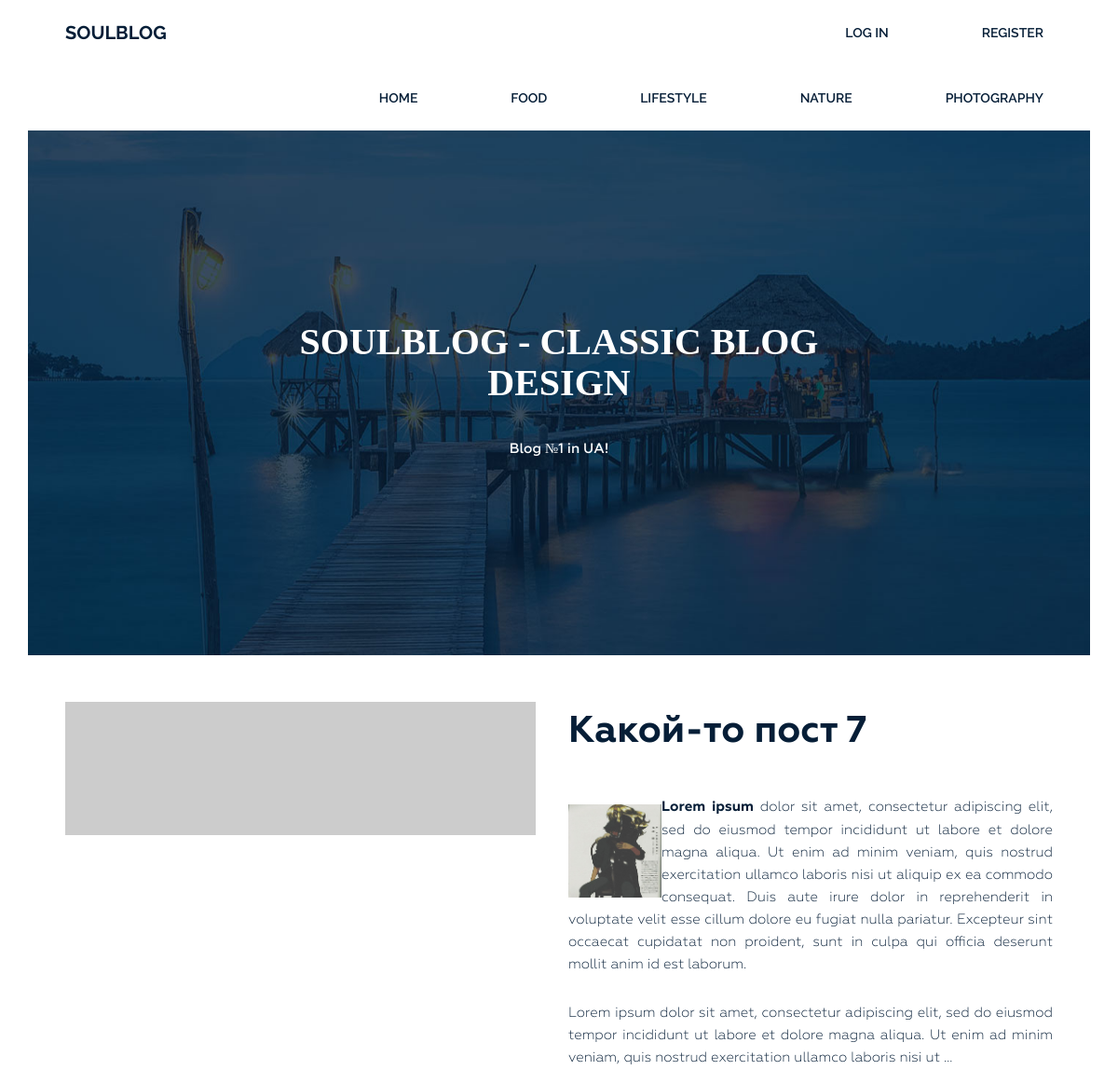
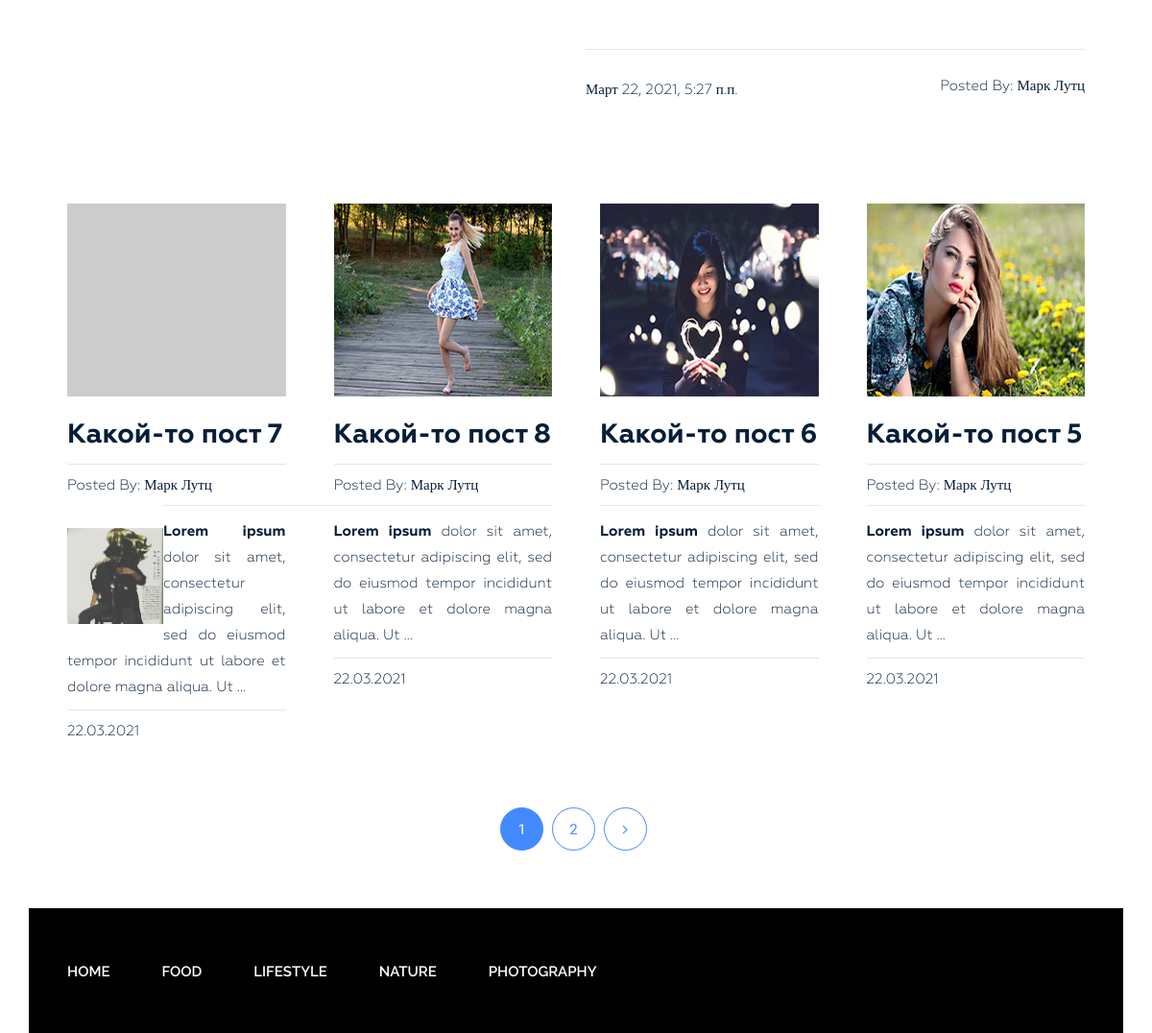
The page / on the database its author committed (2 pictures, top to bottom).
### blog/models.py (models this page shows, shortened)
class Category(models.Model):
    title = models.CharField(max_length=255)
    slug = models.SlugField(max_length=255, verbose_name="url_category", unique=True)
    class Meta:
        verbose_name = "Категория(-ю)"
        verbose_name_plural = "Категории"
        ordering = ["title"]
    def get_absolute_url(self):
        return reverse("category",kwargs = {"slug":self.slug})

class Post(models.Model):
    title = models.CharField(max_length=255, verbose_name="Название")
    slug = models.SlugField(max_length=255, verbose_name="url_post", unique=True)
    author = models.CharField(max_length=100)
    content = models.TextField(blank=True)
    created_at = models.DateTimeField(auto_now_add=True, verbose_name="Опубликовано")
    photo = models.ImageField(upload_to="photos/%Y/%m/%d/", blank=True)
    views = models.IntegerField(default=0, verbose_name="Кол-во просмотров")
    category = models.ForeignKey(Category, on_delete=models.PROTECT,verbose_name="Категория", related_name="posts")
    tags = models.ManyToManyField(Tag, blank=True, verbose_name="Тэг", related_name="posts")
    class Meta:
        verbose_name = "Пост"
        verbose_name_plural = "Посты"
        ordering = ["-created_at"]
    def get_absolute_url(self):
        return reverse("post", kwargs={"slug":self.slug})

### blog/views.py (the view)
# urls.py: path("",Home.as_view(),name="home"),
class Home(ListView):
    model = Post
    template_name = "blog/index.html"
    context_object_name = "posts"
    paginate_by = 4
    def get_context_data(self, *, object_list=None, **kwargs):
        context = super().get_context_data(**kwargs)
        context["title"] = "Classic Blog Design"
        return context

### blog/templatetags/menu.py (called while the page is built)
@register.inclusion_tag('blog/menu_tpl.html')
def show_menu(menu_class='menu'):
    categories = Category.objects.all()
    return {"categories": categories, "menu_class": menu_class}

### blog/templates/blog/index.html (shortened to what this page needs)
{% extends "base.html" %}
{% load static %}
{% block content %}
<section class="bg-text-area">
            <div class="container">
                <div class="row">
                    <div class="col-md-12">
                        <div class="bg-text">
                            {% if request.user.is_authenticated %}
                                <h3>Welcome, {{ user.username }}</h3>
                            {% else %}
                                <h3>SoulBlog - Classic BLOG Design</h3>
                            {% endif %}
                            <p>Blog №1 in UA!</p>
                        </div>
                    </div>
                </div>
            </div>
        </section>
<section class="blog-post-area">
            <div class="container">
                <div class="row">
                    <div class="blog-post-area-style">
                            <div class="col-md-12">
                                <div class="single-post-big">
                                    {% if not posts %}
                                    <div class="big-image">
                                        <img src="{% static 'img/post-image1.jpg' %}" alt="">
                                    </div>
                                    <div class="big-text">
                                        <h3><a href="#">Post Title Goes Here.</a></h3>
                                        <p>Lorem ipsum dolor sit amet, consectetur adipisicing elit, sed do eiusmod tempor incididunt ut labore et dolore magna aliqua. Ut enim ad minim veniam, quis nostrud exercitation ullamco laboris nisi ut aliquip ex ea commodo consequat.</p>
                                        <p>Lorem ipsum dolor sit amet, consectetur adipisicing elit, sed do eiusmod tempor incididunt ut labore et dolore magna aliqua. Ut enim ad minim veniam.eiusmod tempor incididunt ut labore et dolore magna aliqua. Ut enim ad minim veniam.</p>
                                        <h4><span class="date">25 February 2017</span><span class="author">Posted By: <span class="author-name">Kabbo Liate</span></span></h4>
                                    </div>
                                    {% else %}
                                    {% with posts|first as post %}
                                    <div class="big-image">
                                        {% if post.photo %}
					                        <img src="{{post.photo.url}}" alt="{{ post.title }}">
					                    {% else %}
					                        <img src="https://picsum.photos/id/1060/300/201/?blur=1" alt="{{ post.title }}">
                                        {% endif %}
                                    </div>
                                    <div class="big-text">
                                        <h3><a href="{{ post.get_absolute_url }}">{{ post.title }}</a></h3>
                                        <p>{{post.content|truncatewords_html:100|safe}}</p>
                                        <h4><span class="date">{{post.created_at}}</span><span class="author">Posted By: <span class="author-name">{{post.author}}</span></span></h4>
                                    </div>
                                    {% endwith %}
					                {% endif %}
                                </div>
                            </div>
                            {% for post in posts %}
                            <div class="col-md-3">
                                <div class="single-post">
                                    {% if post.photo %}
					                    <img src="{{post.photo.url}}" alt="{{ post.title }}">
					                {% else %}
					                    <img src="https://picsum.photos/id/1060/300/201/?blur=1" alt="{{ post.title }}">
					                {% endif %}
                                    <h3><a href="{{ post.get_absolute_url }}">{{post.title}}</a></h3>
                                    <h4><span>Posted By: <span class="author-name">{{post.author}}</span></span>
                                    </h4>
                                    {{post.content|truncatewords_html:20|safe}}
                                    <h4><span>{{ post.created_at|date:"d.m.Y" }}</span></h4>
                                </div>
                            </div>
                            {% endfor %}
                    </div>
                </div>
            </div>
            {% if page_obj.has_other_pages %}
            <div class="pegination">
                <div class="nav-links">
                    {% for p in page_obj.paginator.page_range %}
                        {% if page_obj.number == p %}
                        <span class="page-numbers current">{{p}}</span>
                        {% elif p > page_obj.number|add:-3 and p < page_obj.number|add:3 %}
                        <a class="page-numbers" href="?page={{p}}">{{p}}</a>
                        {% endif %}
                    {% endfor %}
                    {% if page_obj.has_next %}
                        <a class="page-numbers" href="?page={{page_obj.next_page_number}}"><i class="fa fa-angle-right" aria-hidden="true"></i></a>
                    {% endif %}
                </div>
            </div>
            {% endif %}
</section>
{% endblock %}

### siteblog/static/style.css (style rules this page uses)
.wrapper header.header .menu { margin: 0 }
.wrapper header.header .menu ul { float: right; margin: 0; padding: 0; margin-right: 4px; }
.wrapper header.header .menu ul li { display: inline-block; list-style: outside none none; margin: 0 -4px 0 0; }
.wrapper header.header .menu ul li a { color: rgb(6, 30, 55); font-family: "Raleway", sans-serif; font-size: 14px; font-weight: 600; line-height: 70px; padding: 26px 50px; text-decoration: none; text-transform: uppercase; }
.wrapper section.bg-text-area .bg-text { background-image: url(img/bg-iamges.jpg); background-size: 100% 100%; padding: 205px 280px; }
.wrapper section.bg-text-area .bg-text h3 { color: #fff; font-family:cursive; font-size: 40px; font-weight: 700; text-align: center; text-transform: uppercase; margin: 0; }
.wrapper section.bg-text-area .bg-text p { color: #fff; font-family: Geometria; font-size: 15px; font-weight: 500; line-height: 33px; margin: 32px 0 0; text-align: center; }
section.blog-post-area { margin-top: 50px; }
section.blog-post-area .big-image { float: left; width: 50%; padding-right: 35px; }
section.blog-post-area .big-text { float: right; width: 50%; padding-right: 20px; }
section.blog-post-area img { width: 100%; }
section.blog-post-area .big-text h3 { margin: 10px 0 0; }
section.blog-post-area .big-text h3 a { font-family: Geometria; font-weight: 700; font-size: 40px; color: #061e37; text-decoration: none; }
section.blog-post-area .big-text p { color: #061e37; font-family: Geometria; font-size: 15px; font-weight: 400; line-height: 24px; padding-top: 18px; text-align: justify; text-decoration: none; }
section.blog-post-area .big-text h4 { margin-top: 25px; padding-top: 30px; position: relative; }
section.blog-post-area .big-text h4::before { background: #e6e6e6 none repeat scroll 0 0; content: ""; height: 1px; position: absolute; top: 0; width: 100%; }
section.blog-post-area .single-post { padding-right: 20px; margin: 100px 0px 0px; }
section.blog-post-area h4 span { font-family: Geometria; font-weight: 400; font-size: 15px; color: #061e37; text-decoration: none; }
section.blog-post-area .big-text h4 span.author { float: right }
section.blog-post-area h4 span.author-name { font-weight: 500; }
.blog-post-area .single-post h3 a { font-family: Geometria; font-size: 28px; font-weight: 700; text-decoration: none; color: #061e37; }
.blog-post-area .single-post p { color: #061e37; font-family: Geometria; font-size: 15px; font-weight: 400; line-height: 27px; padding-top: 14px; position: relative; text-align: justify; }
.blog-post-area .single-post h4 { margin-bottom: 12px; padding-top: 10px; position: relative; }
.blog-post-area .single-post h4::before { background: #e6e6e6 none repeat scroll 0 0; content: ""; height: 1px; position: absolute; top: 0; width: 100%; }
.blog-post-area .single-post p::before { background: #e6e6e6 none repeat scroll 0 0; content: ""; height: 1px; position: absolute; top: 0; width: 100%; }
.blog-post-area .single-post h3 { margin: 25px 0 15px; }
.blog-post-area .pegination { margin-top: 60px; margin-bottom: 60px; }
.blog-post-area .pegination .nav-links { margin: 0; padding: 0; text-align: center; }
.blog-post-area .pegination .nav-links .page-numbers { border: 1px solid #448aff; border-radius: 50%; color: #448aff; display: inline-block; font-family: "Roboto", sans-serif; font-size: 15px; font-weight: 400; height: 45px; line-height: 45px; list-style: outside none none; margin-right: 5px; text-align: center; width: 45px; }
.blog-post-area .blog-post-area-style { margin: 0 20px 0 40px; }
.blog-post-area .pegination .nav-links .page-numbers.current { background: #448aff; color: #fff; }
.blog-post-area .pegination .nav-links a { text-decoration: none; }
.wrapper footer.footer .footer-menu { margin: 0 }
.wrapper footer.footer .footer-menu ul { line-height: 130px; margin: 0; padding: 0; }
.wrapper footer.footer .footer-menu ul li { display: inline; list-style: outside none none; margin: 0; padding: 30px 0px; }
.wrapper footer.footer .footer-menu ul li a { color: #fff; font-family: "Raleway", sans-serif; font-size: 15px; font-weight: 600; line-height: 70px; margin-left: 40px; padding: 26px 10px 26px 0; text-decoration: none; text-transform: uppercase; }
.single-post img { height:201px; width:300px; }

### rows shown on the page
Category: title "FOOD"
Category: title "LIFESTYLE"
Category: title "NATURE"
Category: title "PHOTOGRAPHY"
Post: title "Какой-то пост 7", content (picture), content "Lorem ipsum dolor sit amet, consectetur adipiscing elit, sed do eiusmod tempor incididunt ut labore et dolore magna aliqua. Ut enim ad minim veniam, quis nostrud exercitation ullamco laboris nisi ut aliquip ex ea commodo consequat. Duis aute irure dolor in reprehenderit in voluptate velit esse cillum dolore eu fugiat nulla pariatur. Excepteur sint occaecat cupidatat non proident, sunt in culpa qui officia deserunt mollit anim id est laborum. Lorem ipsum dolor sit amet, consectetur adipiscing elit, sed do eiusmod tempor incididunt ut labore et dolore magna aliqua. Ut enim ad minim veniam, quis nostrud exercitation ullamco laboris nisi ut …", created_at "Март 22, 2021, 5:27 п.п.", author "Марк Лутц", content "Lorem ipsum dolor sit amet, consectetur adipiscing elit, sed do eiusmod tempor incididunt ut labore et dolore magna aliqua. Ut …", created_at "22.03.2021"
Post: photo (picture), title "Какой-то пост 8", author "Марк Лутц", content "Lorem ipsum dolor sit amet, consectetur adipiscing elit, sed do eiusmod tempor incididunt ut labore et dolore magna aliqua. Ut …", created_at "22.03.2021"
Post: photo (picture), title "Какой-то пост 6", author "Марк Лутц", content "Lorem ipsum dolor sit amet, consectetur adipiscing elit, sed do eiusmod tempor incididunt ut labore et dolore magna aliqua. Ut …", created_at "22.03.2021"
Post: photo (picture), title "Какой-то пост 5", author "Марк Лутц", content "Lorem ipsum dolor sit amet, consectetur adipiscing elit, sed do eiusmod tempor incididunt ut labore et dolore magna aliqua. Ut …", created_at "22.03.2021"

### other values the page prints
{{ p }} "1"
{{ p }} "2"
